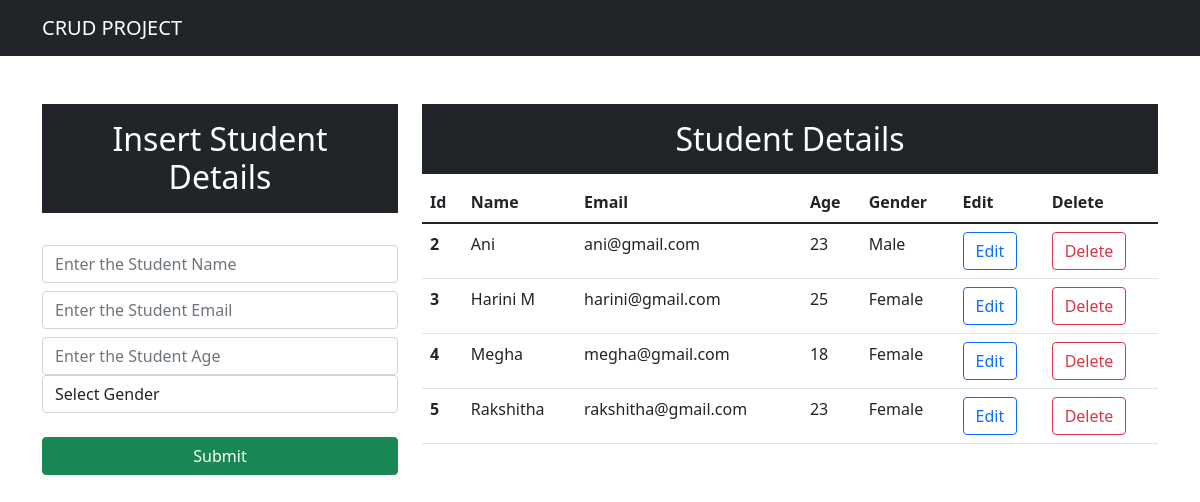
The page / on the database its author committed.
### app/models.py (models this page shows)
class Student(models.Model):
    name=models.CharField(max_length=25,blank=False,null=False)
    email=models.EmailField()
    age=models.IntegerField()
    gender=models.CharField(max_length=25,blank=False,null=False)
    def __str__(self) :
        return self.name

### app/views.py (the view)
# urls.py: path('',views.index,name="index"),
def index(request):
    data=Student.objects.all()
    print(data)
    context={"data":data}
    return render(request,"index.html",context)

### templates/index.html (shortened to what this page needs)
<!DOCTYPE html>
<html lang="en">
  <head>
    <link
      href="https://cdn.jsdelivr.net/npm/bootstrap@5.1.3/dist/css/bootstrap.min.css"
      rel="stylesheet"
    />
  </head>
  <body>
    <nav class="navbar navbar-expand-lg navbar-dark bg-dark">
      <div class="container-md text-center">
        <a class="navbar-brand" href="/">CRUD PROJECT</a>
      </div>
    </nav>
    <div class="container mt-5">
      <div class="row">
        <div class="col-md-4">
          <h2 class="text-white bg-dark text-center p-3">
            Insert Student Details
          </h2>
          <br />
          <form action="/insert" method="post">
            <div class="form-group">
              <input
                type="text"
                class="form-control"
                placeholder="Enter the Student Name"
                name="name"
                required
              />
            </div>
            <div class="form-group">
              <input
                type="email"
                class="form-control mt-2"
                placeholder="Enter the Student Email"
                name="email"
                required
              />
            </div>
            <div class="form-group">
              <input
                type="number"
                class="form-control mt-2"
                placeholder="Enter the Student Age"
                name="age"
                required
              />
              <div class="form-group">
                <select id="gender" class="form-control" name="gender" required>
                  <option selected>Select Gender</option>
                </select>
              </div>
            </div>
            <br />
            <div class="d-grid gap-2">
              <button class="btn btn-success" type="submit">Submit</button>
            </div>
          </form>
        </div>
        <div class="col-md-8">
          <h2 class="text-center text-white bg-dark p-3">Student Details</h2>
          <table class="table">
            <thead>
              <tr>
                <th scope="col">Id</th>
                <th scope="col">Name</th>
                <th scope="col">Email</th>
                <th scope="col">Age</th>
                <th scope="col">Gender</th>
                <th scope="col">Edit</th>
                <th scope="col">Delete</th>
              </tr>
            </thead>
            <tbody>
              {% for d in data %}
              <tr>
                <th scope="row">{{d.id}}</th>
                <td>{{d.name}}</td>
                <td>{{d.email}}</td>
                <td>{{d.age}}</td>
                <td>{{d.gender}}</td>
                <td>
                  <a
                    type="button"
                    href="/update/{{d.id}}"
                    class="btn btn-outline-primary"
                    >Edit</a
                  >
                </td>
                <td>
                  <a
                    type="button"
                    href="/delete/{{d.id}}"
                    class="btn btn-outline-danger"
                    >Delete</a
                  >
                </td>
              </tr>
              {% endfor %}
            </tbody>
          </table>
        </div>
      </div>
    </div>
  </body>
</html>

### rows shown on the page
Student: id "2", name "Ani", email "ani@gmail.com", age "23", gender "Male"
Student: id "3", name "Harini M", email "harini@gmail.com", age "25", gender "Female"
Student: id "4", name "Megha", email "megha@gmail.com", age "18", gender "Female"
Student: id "5", name "Rakshitha", email "rakshitha@gmail.com", age "23", gender "Female"
